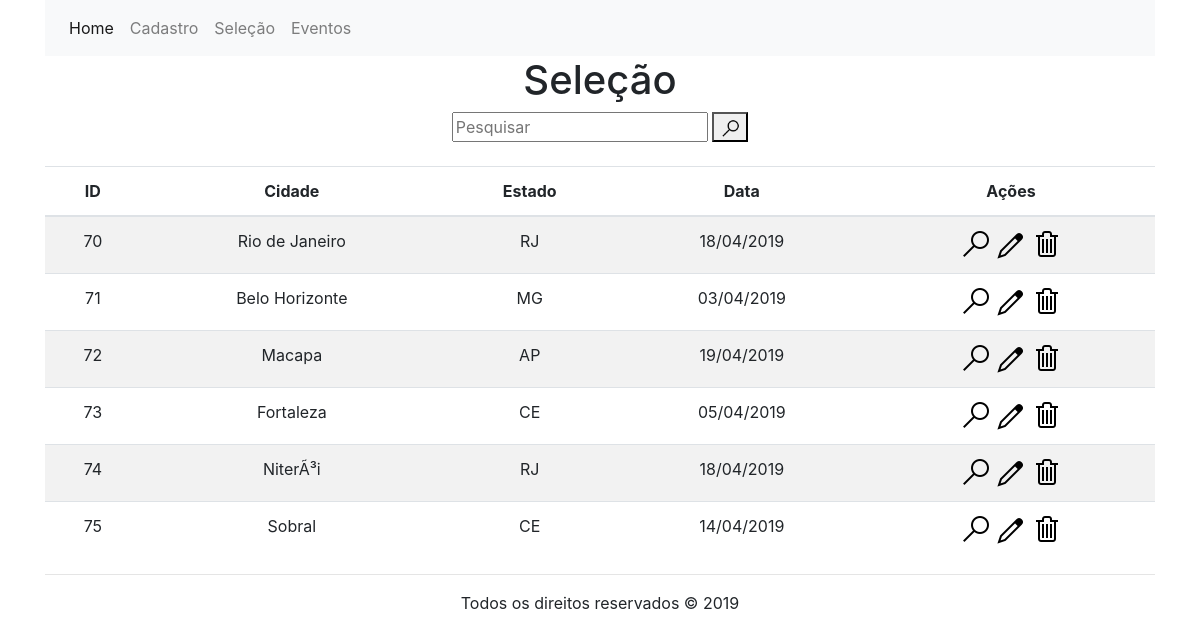
Screenshot of /selecao.php with the database file from the repository.
### tables this page shows
CREATE TABLE `usuarios` (
  `id` int(11) NOT NULL,
  `cidade` varchar(50) NOT NULL,
  `estado` varchar(2) NOT NULL,
  `data` date DEFAULT NULL
);

### class/ClassConexao.php (called while the page is built)
<?php
	 abstract class ClassConexao{
		protected function conectaDB(){
			try{
				$con = new PDO("mysql:host=localhost;dbname=agriconnected","root","");
				return $con;
			}catch(PDOExeption $erro){
				return $erro->getmessage();
			}
		}
	}
?>

### class/ClassCrud.php (called while the page is built, shortened)
<?php
include ("ClassConexao.php");
class ClassCrud extends ClassConexao{
	private $crud;
	private function preparedStatements($query, $parametros){
		$this->crud=$this->conectaDB()->prepare($query);
		$this->crud->execute();
	}
	private function countParametros($parametros){
		$this->contador = count($parametros);
	}
	public function selectDB($campo, $tabela , $condicao , $parametros){
	    $this->preparedStatements("select {$campo} from {$tabela} {$condicao}" , $parametros);
	    return $this->crud;
	}
}

### selecao.php (the view, shortened to what this page needs)
<?php
	include "includes/header.php";
	include "class/ClassCrud.php";
?>
<div class="content">
<h1>Seleção</h1>
	<div class="col-sm">
		<form method="post" action="#">
			<div class="form-group">
				<label><input type="text" name="pesquisar" id="pesquisar" placeholder="Pesquisar" autofocus></label>
				<button type="submit" ><img src="assets/images/search.png" title="Pesquisar" width="20" height="20"></button>
			</div>
		</form>
	</div>
<table class="table table-striped">
	<thead>
		<tr>
			<th scope="col">ID</th>
			<th scope="col">Cidade</th>
			<th scope="col">Estado</th>
			<th scope="col">Data</th>
			<th scope="col">Ações</th>
		</tr>
	</thead>
		<tbody>
			<?php
				if(isset($_POST['pesquisar'])){
					$pesquisar = filter_input(INPUT_POST,'pesquisar',FILTER_SANITIZE_SPECIAL_CHARS);
				}else{
					$pesquisar = "";
				}
				if(isset($pesquisar)&& $pesquisar != null){
					$crud = new ClassCrud();
								$bFetch=$crud->selectDB(
									"*",
									"usuarios",
									"where nome like ?",
									array($pesquisar)
								);
								while ($fetch = $bFetch->fetch(PDO::FETCH_ASSOC)){
							?>
						<tr>
							<td><?php echo $fetch['id'];?></td>
							<td><?php echo $fetch['cidade'];?></td>
							<td><?php echo $fetch['estado'];?></td>
							<td><?php echo date('d/m/Y', strtotime($fetch['data']));?></td>
							<td>
								<a href="<?php echo"visualizar.php?id={$fetch['id']}"; ?>"><img src="assets/images/search.png" title="visualizar"></a>
								<a href="<?php echo"cadastro.php?id={$fetch['id']}"; ?>"><img src="assets/images/edit.png" title="Editar"></a>
								<a href="<?php echo"controllers/ControllersDel.php?id={$fetch['id']}" ?>"><img src="assets/images/delete.png" title="Deletar"></a>
							</td>
						</tr>
							<?php }}else{
					$crud = new ClassCrud();
								$bFetch=$crud->selectDB(
									"*",
									"usuarios",
									"",
									array()
								);
								while ($fetch = $bFetch->fetch(PDO::FETCH_ASSOC)){
							?>
						<tr>
							<td><?php echo $fetch['id'];?></td>
							<td><?php echo $fetch['cidade'];?></td>
							<td><?php echo $fetch['estado'];?></td>
							<td><?php echo date('d/m/Y', strtotime($fetch['data']));?></td>
							<td>
								<a href="<?php echo"visualizar.php?id={$fetch['id']}"; ?>"><img src="assets/images/search.png" title="visualizar"></a>
								<a href="<?php echo"cadastro.php?id={$fetch['id']}"; ?>"><img src="assets/images/edit.png" title="Editar"></a>
								<a href="<?php echo"controllers/ControllersDel.php?id={$fetch['id']}" ?>" class="confirm" onClick="confirmE()"><img src="assets/images/delete.png" title="Deletar"></a>
							</td>
						</tr>
							<?php }} ?>
		</tbody>
	</table>
</div>
<?php include "includes/footer.php";?>

### includes/header.php (shortened to what this page needs)
<!DOCTYPE html>
<html lang="pt-br">
<head>
<link rel="stylesheet" href="assets/css/bootstrap.min.css">
</head>
<body>
	<div class="container text-center">
  <nav class="navbar navbar-expand-lg navbar-light bg-light">
    <div class="collapse navbar-collapse" id="navbarNav">
        <ul class="navbar-nav">
        <li class="nav-item active">
            <a class="nav-link" href="index.php">Home <span class="sr-only">(Página atual)</span></a>
        </li>
        <li class="nav-item">
            <a class="nav-link" href="cadastro.php">Cadastro</a>
        </li>
        <li class="nav-item">
            <a class="nav-link" href="selecao.php">Seleção</a>
        </li>
        <li class="nav-item">
            <a class="nav-link" href="eventos.php">Eventos</a>
        </li>
        </ul>
    </div>
    </nav>

### includes/footer.php (shortened to what this page needs)
</div>
<div class="container text-center">
<hr>
Todos os direitos reservados &copy <?php echo date('Y');?>
</div>
</body>
</html>

### rows the page displays
usuarios: id "70", cidade "Rio de Janeiro", estado "RJ", data "18/04/2019"
usuarios: id "71", cidade "Belo Horizonte", estado "MG", data "03/04/2019"
usuarios: id "72", cidade "Macapa", estado "AP", data "19/04/2019"
usuarios: id "73", cidade "Fortaleza", estado "CE", data "05/04/2019"
usuarios: id "74", cidade "NiterÃ³i", estado "RJ", data "18/04/2019"
usuarios: id "75", cidade "Sobral", estado "CE", data "14/04/2019"
